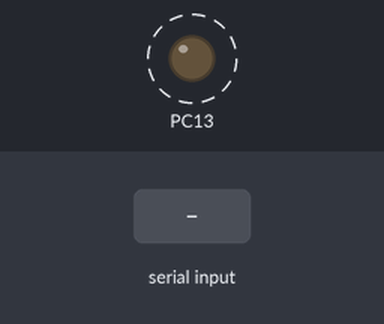
Simulated run of this sketch. Board: STM32 Blue Pill. Shown: output pins drawn as LEDs (lit = HIGH). Dashed ring = blinking. The inputs (shaded band) are chosen by the test bench. What the sketch prints to the serial monitor is not drawn.

Above: at 3.8 s.
3.9 s: "1" received over the second serial link
Timing chart, 0 to 13.4 s (numbered marks = the images above; inputs shaded):
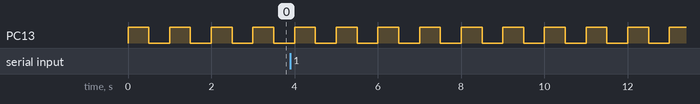

Measured:
- by itself, PC13: alternates HIGH for 0.50 s and LOW for 0.50 s

The sketch:

stm32_bluepill.ino
```cpp
int i = 0;

void setup() {
  pinMode(PC13, OUTPUT);
  Serial.begin(115200);
  Serial2.begin(115200);
  Serial3.begin(115200);
}

void loop() {
  String bb = "";

  Serial.println("1");
  digitalWrite(PC13, HIGH);
  delay(500);

  Serial2.write("3");
  digitalWrite(PC13, LOW);
  delay(500);

  if (Serial2.available() > 0) {
    char i = Serial2.read();
    char j = Serial2.read();
    bb = bb + i ;
    bb = bb + j;
    Serial.println(bb);
  }

}
```
